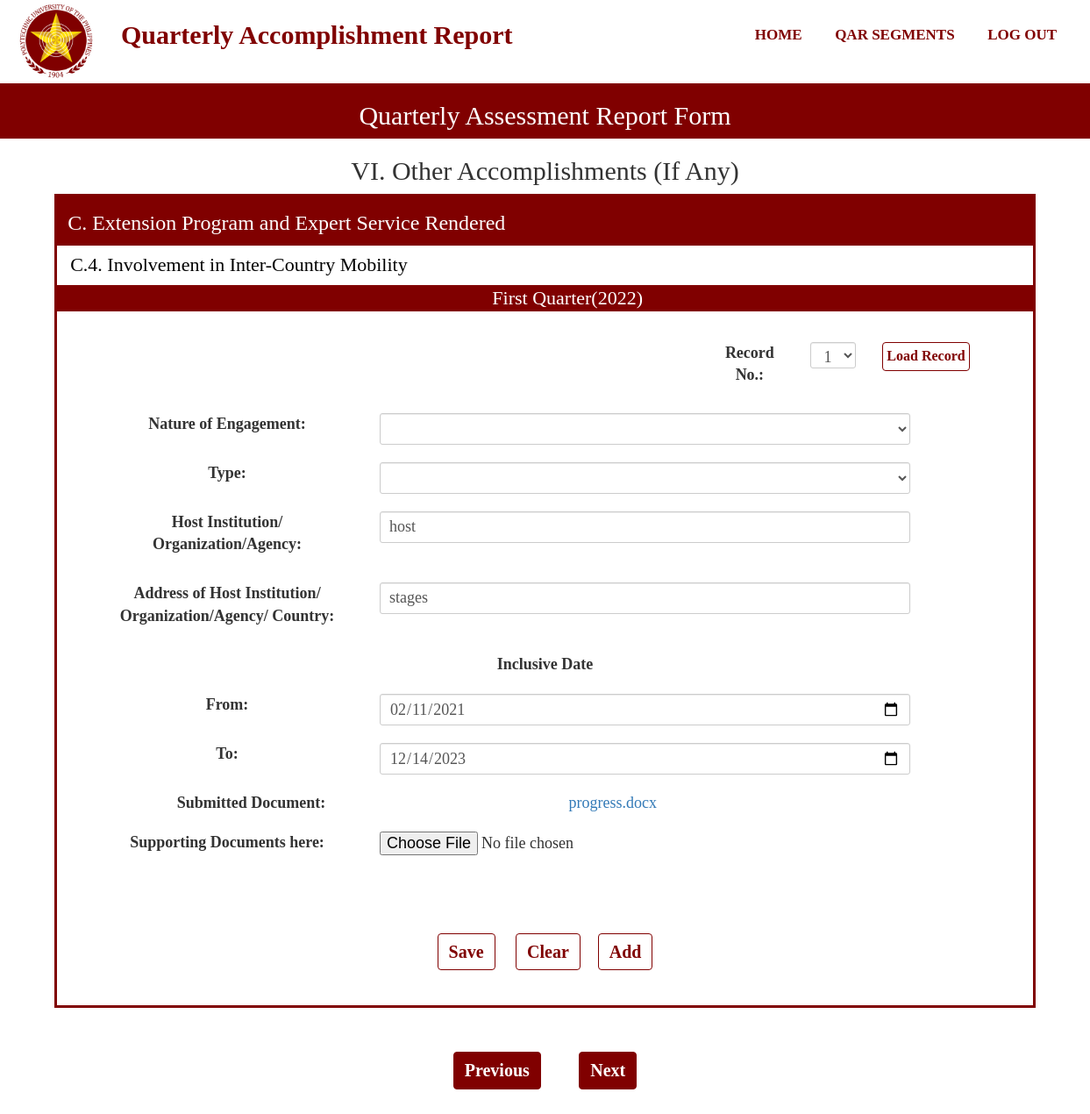
The app's page /InvolvementMobility.php?Record=1 (signed in) with its own data.
### tables this page shows
CREATE TABLE `quarter` (
  `QuarterId` bigint(11) NOT NULL,
  `QuarterPart` varchar(50) NOT NULL,
  `QuarterStart` date NOT NULL,
  `QuarterEnd` date NOT NULL,
  `QuarterProgress` varchar(50) NOT NULL,
  `YearId` bigint(20) NOT NULL
);

CREATE TABLE `schoolyear` (
  `YearId` bigint(20) NOT NULL,
  `SchoolYear` varchar(50) NOT NULL
);

CREATE TABLE `user` (
  `UserId` bigint(20) NOT NULL,
  `UserName` varchar(50) NOT NULL,
  `UserPassword` varchar(20) NOT NULL,
  `UserLevel` varchar(20) NOT NULL,
  `RealName` varchar(50) NOT NULL,
  `College` varchar(50) NOT NULL,
  `Faculty_id` bigint(20) NOT NULL,
  `UserEmail` varchar(100) NOT NULL,
  `code` int(11) NOT NULL,
  `UserPhoto` varchar(100) NOT NULL
);

CREATE TABLE `inolvementmobility` (
  `IMId` bigint(20) NOT NULL,
  `SubmissionId` bigint(20) NOT NULL,
  `IMNature` varchar(100) NOT NULL,
  `IMType` varchar(100) NOT NULL,
  `IMHost` varchar(100) NOT NULL,
  `IMAddress` varchar(100) NOT NULL,
  `IMDateFrom` date NOT NULL,
  `IMDateTo` date NOT NULL,
  `IMFilename` varchar(100) NOT NULL,
  `IMTempName` varchar(100) NOT NULL,
  `RevStat` int(11) NOT NULL
);

### functions.php (called while the page is built, shortened)
<?php
function check_login($con)
{
    if(isset($_SESSION['UserId']))
    {
        $id = $_SESSION['UserId'];
        $query = "select * from user where UserId = '$id' limit 1";
        $result = mysqli_query($con,$query);
        if($result && mysqli_num_rows($result)>0)
        {
            $user_data = mysqli_fetch_assoc($result);
            return $user_data;
        }
    }
    die;
}
?>

### InvolvementMobility.php (the view, shortened to what this page needs)
<?php
include("connection.php");
include("functions.php");
include("navbar.php");
$user_data = check_login($con);
$test = $user_data['UserId'];
$resul = $con->query("SELECT IMId FROM inolvementmobility WHERE SubmissionId = (SELECT SubmissionId FROM submission WHERE UserId = '$test' AND (SubmissionStatus = 'Ongoing' OR SubmissionStatus = 'Submitted') AND QuarterId = (SELECT QuarterId FROM quarter WHERE QuarterProgress='Ongoing')) ORDER BY IMId DESC");
$quarter = $con->query("SELECT QuarterPart FROM quarter WHERE QuarterProgress = 'Ongoing'");
$quarteryear = $con->query("SELECT SchoolYear FROM schoolyear WHERE YearId = (SELECT YearId FROM quarter WHERE QuarterProgress = 'Ongoing')");
while($qu = $quarter->fetch_assoc())
{
    $q = $qu['QuarterPart'];
}
while($quy = $quarteryear->fetch_assoc())
{
    $qy = $quy['SchoolYear'];
}
?>
<section id="inner-headline">
    <div class="container">
        <div class="row">
            <div class="col-lg-12">
                <h2 class="pageTitle">Quarterly Assessment Report Form</h2>
            </div>
        </div>
    </div>
</section>
<section id="Form-banner">
    <div class="container">
        <div class="row">
            <div class="col-lg-12">
                <h2 class="pageTitle">VI. Other Accomplishments (If Any)</h2>
            </div>
        </div>
    </div>
</section>
<section id="part-banner">
    <div class="container">
        <div class="row">
            <div class="col-lg-12">
                <h3 class="pageTitle">C. Extension Program and Expert Service Rendered</h3>
            </div>
        </div>
    </div>
</section>
<section id="part-banner-specific">
    <div class="container">
        <div class="row">
            <div class="col-lg-12">
                <h4 class="pageTitle">C.4. Involvement in Inter-Country Mobility</h4>
            </div>
        </div>
    </div>
</section>
<section id="part-banner">
    <div class="container">
        <div class="row">
            <div class="col-lg-12">
            <h4 style="margin:0 auto; padding:0; text-align:center;" class="pageTitle"><?php echo $q; echo "($qy)";?></h4>
            </div>
        </div>
    </div>
</section>
<div class="Form-Group1">
    <form action="" method="GET">
        <div class="form-group">
            <div class="col-md-4"style="margin:15px; float:right;">
                <label class="col-md-4 control-label" for="Status">Record No.:</label>
                <div class="col-lg-3">
                <select class="form-control input-sm" name="Record" id="Record">
                    <?php
                            if($resul->num_rows == 0)
                            {
                                echo "<option value=''>1</option>";
                            }
                        ?>
                    </select>
                </div>
                <div class="col-lg-2">
                    <button class="btn btn-primary" style="padding:4px; font-size:16px; margin:0 auto;" type="load" onclick="return confirm('Do you want to load this record?');">Load Record</button>
                </div>
            </div>
        </div>
    </form>
    <form name="actorInsert" onSubmit="return ValidateActInsert()" action="Insert/InvolvementMobilityInsert.php" method="POST" enctype="multipart/form-data">
        <?php
            $nature = null;
            $type = null;
            $host = null;
            $address = null;
            $datefrom = null;
            $dateto = null;
            $file = null;
            if(isset($_GET['Record']))
            {
                $stat = ("UPDATE addstat SET stat = 0 WHERE id = 1");
                mysqli_query($con,$stat);
                $record = $_GET['Record'];
            }
            $query = "SELECT * FROM inolvementmobility WHERE IMId = '$record'";
            $query_run = mysqli_query($con,$query);
            if(mysqli_num_rows($query_run)>0)
            {
                foreach($query_run as $row)
                {
                    $nature = $row['IMNature'];
                    $type = $row['IMType'];
                    $host = $row['IMHost'];
                    $address = $row['IMAddress'];
                    $datefrom = $row['IMDateFrom'];
                    $dateto = $row['IMDateTo'];
                    $file = $row['IMTempName'];
                    $original = $row['IMFilename'];
                }
            }
        ?>
        <div class="form-group">
            <div class="col-md-11"style="margin-bottom:15px;">
                <label class="col-md-4 control-label" >Nature of Engagement:</label>
                <div class="col-md-8">
                    <select class="form-control input-sm" name="nature" value="<?php echo $nature;?>" id="Natureeditable" minlength="5" maxlength="100" required>
                        <option value=""></option>
                        <option value="Resource" >Resource Person/Speaker/Panel</option>
                    </select>
                </div>
            </div>
        </div>
        <div class="form-group">
            <div class="col-md-11"style="margin-bottom:15px;">
                <label class="col-md-4 control-label">Type:</label>
                <div class="col-md-8">
                    <select class="form-control input-sm" name="type" value="<?php echo $type;?>" id="Typeeditable" minlength="3" maxlength="80" required>
                        <option value=""></option>
                        <option value="Job" >On the Job Training</option>
                    </select>
                </div>
            </div>
        </div>
        <div class="form-group">
            <div class="col-md-11"style="margin-bottom:15px;">
                <label class="col-md-4 control-label" >Host Institution/ Organization/Agency:</label>
                <div class="col-md-8">
                    <input class="form-control input-sm" name="host" placeholder="" type="text" value="<?php echo $host;?>" minlength="3" maxlength="100" onkeyup="javascript:capitalize(this.id, this.value);" autocomplete="off" required>
                </div>
            </div>
        </div>
        <div class="form-group">
            <div class="col-md-11"style="margin-bottom:15px;">
                <label class="col-md-4 control-label" >Address of Host Institution/ Organization/Agency/ Country:</label>
                <div class="col-md-8">
                    <input class="form-control input-sm" name="address" placeholder="" type="text" value="<?php echo $address;?>" minlength="3" maxlength="100" onkeyup="javascript:capitalize(this.id, this.value);" autocomplete="off" required>
                </div>
            </div>
        </div>
        <div class="form-group" style="padding-bottom:5px;">
            <div class="col-md-12" style="margin-bottom:15px;">
                <label>Inclusive Date</label>
            </div>
        </div>
        <div class="form-group">
            <div class="rows">
                <div class="col-md-11">
                    <label class="col-md-4 control-label" >From:</label>
                    <div class="col-md-8">
                        <input name="datefrom"  class="form-control input-sm" placeholder="" type="date" value="<?php echo $datefrom;?>"  onkeyup="javascript:capitalize(this.id, this.value);" autocomplete="off" required>
                    </div>
                </div>
            </div>
        </div>
        <div class="form-group">
            <div class="rows">
                <div class="col-md-11">
                    <label class="col-md-4 control-label" >To:</label>
                    <div class="col-md-8">
                        <input name="dateto" class="form-control input-sm" placeholder="" type="date" value="<?php echo $dateto;?>"  onkeyup="javascript:capitalize(this.id, this.value);" autocomplete="off" required>
                    </div>
                </div>
            </div>
        </div>
        <?php
            if(mysqli_num_rows($query_run)>0)
            {
                $download = 'uploads/'.$file;
                echo "<div class='col-md-11'><label class='col-md-5'>Submitted Document:</label> <a class='col-md-5' href= '".$download."' download>".$original."</a></div>
                <div class='panel-body'>
                    <div class='col-md-11'>
                        <label class='col-md-4'>Supporting Documents here:</label>
                        <input class = 'col-md-7' name='file' type='file' value=''>
                    </div>
                </div>
                ";
            }
        ?>
        <div class="Button-group">
            <button class="btn btn-primary" name="submit" value="submit" type="submit" style="font-weight: bold;" onclick="return confirm('Save submission for this segment?');">Save</span></button>
            <?php
                if(mysqli_num_rows($query_run)>0)
                {
                    echo '<button class="btn btn-primary" name="reseter" value="reseter" type="reseter" style="font-weight: bold;" onclick="return confirm(\'This will Delete The Record. Proceed?\');">Clear</span></button>';
                    echo '<button class="btn btn-primary" name="add" value="add" type="add" style="font-weight: bold;" onclick="return confirm(\'Add Another Record?\');">Add</span></button>';
                }
                else
                {
                    echo '<button class="btn btn-primary" name="reset" value="reset" type="reset" style="font-weight: bold;" onclick="return confirm(\'Are you sure?\');">Clear</span></button>';
                }
            ?>
        </div>
    </form>
</div>
<div class="Button-group">
    <div class="border border-light p-3 mb-4">
        <button id="backbtn" class="btn btn-primarys" name="submit" type="submit" style="font-weight: bold;">Previous</span></button>
        <button id="skipbtn" class="btn btn-primarys" name="submit" type="submit" style="font-weight: bold;">Next</span></button>
    </div>
</div>

### style.css (style rules this page uses)
* { padding: 0; margin: 0; text-decoration: none; list-style: none; box-sizing: border-box; }
body { font-family:montseratt; }
#inner-headline { background:#800000; background-size: cover; background-repeat: no-repeat; position: relative; margin: 0;padding: 0; font-family:montseratt; }
#inner-headline h2.pageTitle { color: white; display:block; text-transform: capitalize; text-align: center; }
#Form-banner { text-align: center; margin: 0; padding: 0; font-family:montseratt; }
#part-banner { padding: 0; font-family:montseratt; margin: 0; background-color: #800000; width: 90%; margin: auto; color: white; }
#part-banner-specific { padding: 0; font-family:montseratt; margin: 0; background-color:white; width: 90%; margin: auto; color:black; border-color: #800000; border-style: solid; }
.col-lg-12 h4 { font-size: 22px; }
.Button-group { margin:0 auto; padding: 30px; text-align: center; }
.btn-primary { margin: 20px; font-size: 20px; font-weight: bold; color:#800000; background-color:white; border-color:#800000; }
.btn-primarys { margin: 20px; font-size: 20px; font-weight: bold; background-color:#800000; border-color:#800000; color:white; }
.form-group { margin:0 auto; text-align: center; padding: 20px; font-size: 16px; }
.panel-body { margin:0 auto; text-align: center; padding: 20px; font-size: 16px; }
.btn-primary { margin: 10px; font-size: 20px; font-weight: bold; color:#800000; background-color:white; border-color:#800000; }
.col-md-11 { margin-bottom: 15px; font-size: 18px; }
.col-md-11 select { height: 36px; font-size: 18px; }
.col-md-12 { font-size: 18px; margin-bottom: 15px; }
.col-md-8 input { height: 36px; font-size: 18px; }
.panel-body { font-size: 18px; }
.col-md-4 { margin-bottom: 15px; }
.col-md-4 select { height: 30px; font-size: 18px; }
.col-md-4 label { font-size: 18px; }
.form-control { height: 30px; font-size: 18px; }
.Form-Group1 { width: 90%; text-align: center; margin: auto; padding: 0; border-color: #800000; border-style: solid; height: auto; }

### records on screen
quarter: QuarterPart "First Quarter"
schoolyear: SchoolYear "2022"
inolvementmobility: host "host", address "stages", datefrom "02/11/2021", dateto "12/14/2023", IMFilename "progress.docx"
